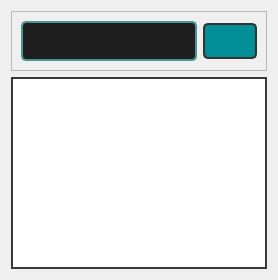
                <widget class="QWidget" name="Sarch_Class_Tab">
                 <attribute name="icon">
                  <iconset resource="Resources.qrc">
                   <normaloff>:/icons/search.svg</normaloff>:/icons/search.svg</iconset>
                 </attribute>
                 <attribute name="title">
                  <string>search</string>
                 </attribute>
                 <layout class="QVBoxLayout" name="verticalLayout_2">
                  <item>
                   <widget class="QFrame" name="frame_7">
                    <property name="frameShape">
                     <enum>QFrame::StyledPanel</enum>
                    </property>
                    <property name="frameShadow">
                     <enum>QFrame::Raised</enum>
                    </property>
                    <layout class="QHBoxLayout" name="horizontalLayout_2">
                     <item>
                      <widget class="QLineEdit" name="Class_SearchBar">
                       <property name="styleSheet">
                        <string notr="true">QLineEdit {
	border: 2px solid rgb(74, 148, 146);
	border-radius: 5px;
	padding: 10px;
	background-color: rgb(30, 30, 30);	
	color: rgb(100, 100, 100);
}
QLineEdit:hover {
	border: 2px solid rgb(0, 255, 255);
   
}
QLineEdit:focus {
	border: 2px solid rgb(255, 255, 0);
	color: rgb(250, 250, 250);
}</string>
                       </property>
                      </widget>
                     </item>
                     <item>
                      <widget class="QPushButton" name="Student_Search_Btn_7">
                       <property name="styleSheet">
                        <string notr="true">QPushButton {
	border: 2px solid rgb(51,51,51);
	border-radius: 5px;	
	color:rgb(255,255,255);
	background-color: rgb(51,51,51);
	background-color: rgb(0,143,150);
padding:9px

}
QPushButton:hover {
	
	background-color: rgb(0, 255, 255);
}
QPushButton:pressed {	
	border: 2px solid rgb(0,143,150);
	background-color: rgb(51,51,51);
}

QPushButton:disabled {	
	border-radius: 5px;	
	border: 2px solid rgb(112,112,112);
	background-color: rgb(112,112,112);
}</string>
                       </property>
                       <property name="text">
                        <string/>
                       </property>
                       <property name="icon">
                        <iconset resource="Resources.qrc">
                         <normaloff>:/icons/search.svg</normaloff>:/icons/search.svg</iconset>
                       </property>
                      </widget>
                     </item>
                    </layout>
                   </widget>
                  </item>
                  <item>
                   <widget class="QListWidget" name="Class_Search_Result">
                    <property name="styleSheet">
                     <string notr="true">QListWidget {
  border: 2px solid rgb(56, 56, 56);
  
}

QListWidget QScrollBar {
  background: lightblue;
}

QListView::item:selected {
  border: 2px solid black;
  background: green;
}</string>
                    </property>
                    <property name="frameShape">
                     <enum>QFrame::NoFrame</enum>
                    </property>
                   </widget>
                  </item>
                 </layout>
                </widget>
